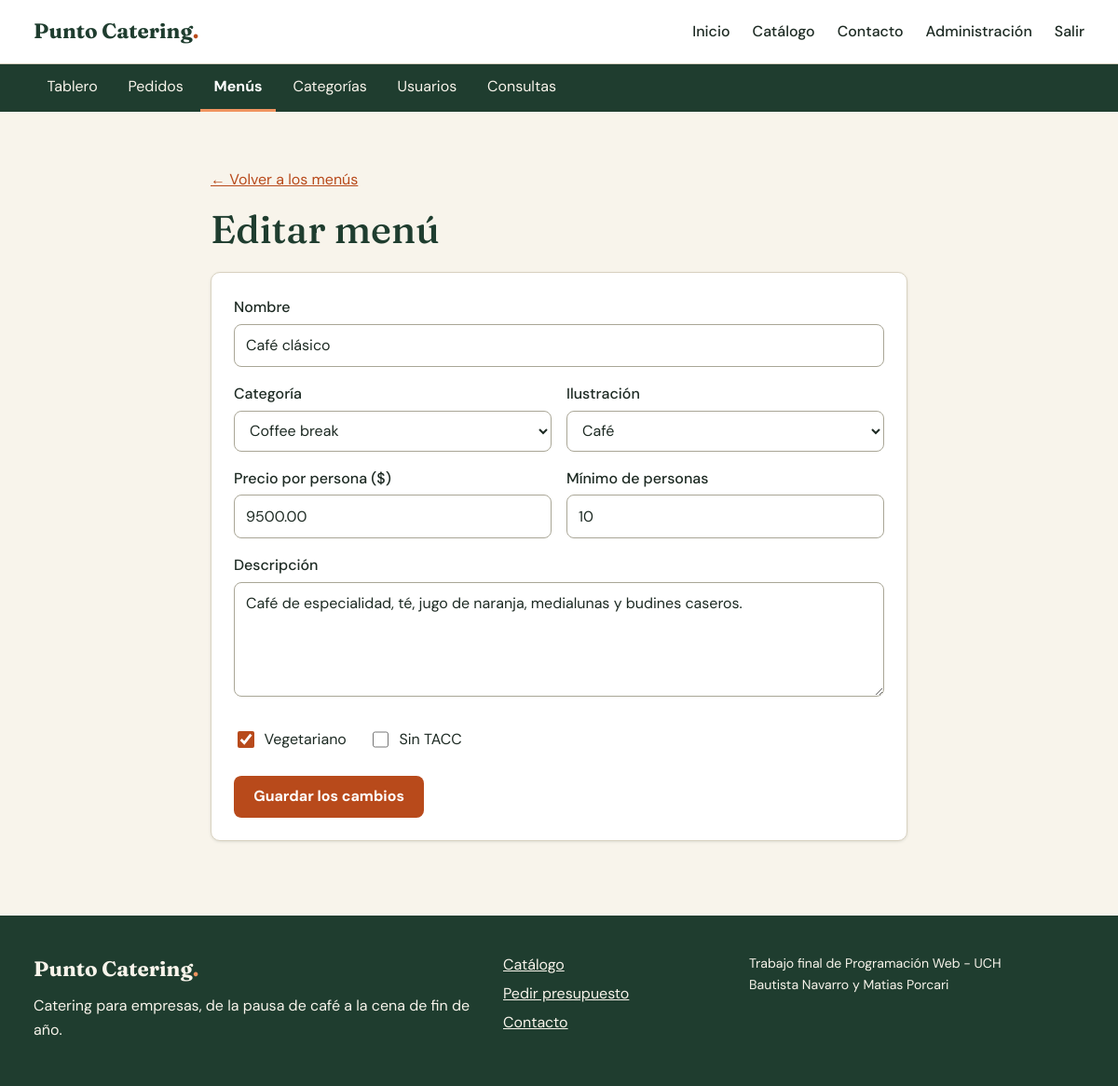
/admin/menu_formulario.php?id=1 (signed in), run on the app's committed database.
### tables this page shows
CREATE TABLE menus (
    id_menu             INT UNSIGNED AUTO_INCREMENT PRIMARY KEY,
    id_categoria        INT UNSIGNED NOT NULL,
    nombre              VARCHAR(100) NOT NULL,
    descripcion         VARCHAR(500) NOT NULL,
    precio_por_persona  DECIMAL(10, 2) NOT NULL,
    minimo_personas     INT UNSIGNED NOT NULL DEFAULT 1,
    es_vegetariano      TINYINT(1) NOT NULL DEFAULT 0,
    es_sin_tacc         TINYINT(1) NOT NULL DEFAULT 0,
    ilustracion         VARCHAR(30) NOT NULL DEFAULT 'buffet',   
    activo              TINYINT(1) NOT NULL DEFAULT 1,           
    CONSTRAINT fk_menus_categoria FOREIGN KEY (id_categoria)
        REFERENCES categorias (id_categoria) ON UPDATE CASCADE ON DELETE RESTRICT
);

CREATE TABLE categorias (
    id_categoria  INT UNSIGNED AUTO_INCREMENT PRIMARY KEY,
    nombre        VARCHAR(60) NOT NULL UNIQUE,
    descripcion   VARCHAR(255) NOT NULL DEFAULT ''
);

### includes/funciones.php (called while the page is built, shortened)
<?php
function ruta_base(): string
{
    static $base = null;
    if ($base === null) {
        $raiz = str_replace('\\', '/', (string) realpath(__DIR__ . '/..'));
        $script = str_replace('\\', '/', (string) realpath($_SERVER['SCRIPT_FILENAME']));
        $relativa = substr($script, strlen($raiz));
        $base = substr($_SERVER['SCRIPT_NAME'], 0, -strlen($relativa));
    }
    return $base;
}
function url(string $ruta = ''): string
{
    return ruta_base() . '/' . ltrim($ruta, '/');
}
function escapar(mixed $valor): string
{
    return htmlspecialchars((string) $valor, ENT_QUOTES, 'UTF-8');
}
function entero_de(array $origen, string $campo): int
{
    $valor = filter_var($origen[$campo] ?? null, FILTER_VALIDATE_INT, ['options' => ['min_range' => 1]]);
    return $valor === false ? 0 : $valor;
}
function atributos_error(array $errores, string $campo): string
{
    return isset($errores[$campo]) ? 'aria-invalid="true" aria-describedby="error-' . escapar($campo) . '"' : '';
}

### includes/conexion.php (called while the page is built, shortened)
<?php
function obtener_conexion(): PDO
{
    static $conexion = null;
    if ($conexion === null) {
        $origen = 'mysql:host=' . BD_SERVIDOR . ';dbname=' . BD_NOMBRE . ';charset=utf8mb4';
        $conexion = new PDO($origen, BD_USUARIO, BD_CONTRASENA, [
            PDO::ATTR_ERRMODE => PDO::ERRMODE_EXCEPTION,
            PDO::ATTR_DEFAULT_FETCH_MODE => PDO::FETCH_ASSOC,
            PDO::ATTR_EMULATE_PREPARES => false,
        ]);
    }
    return $conexion;
}

### includes/catalogo.php (called while the page is built, shortened)
<?php
function obtener_categorias(): array
{
    return obtener_conexion()->query('SELECT * FROM categorias ORDER BY nombre')->fetchAll();
}

### admin/menu_formulario.php (the view, shortened to what this page needs)
<?php
$conexion = obtener_conexion();
$categorias = obtener_categorias();
$id_menu = entero_de($_GET, 'id') ?: null;
$errores = [];
$datos = [
    'id_categoria' => '',
    'nombre' => '',
    'descripcion' => '',
    'precio_por_persona' => '',
    'minimo_personas' => '10',
    'ilustracion' => 'buffet',
    'es_vegetariano' => 0,
    'es_sin_tacc' => 0,
];
if ($id_menu !== null) {
    $consulta = $conexion->prepare('SELECT * FROM menus WHERE id_menu = ?');
    $consulta->execute([$id_menu]);
    $menu = $consulta->fetch();
    $datos = array_intersect_key($menu, $datos);
}
$titulo_pagina = $id_menu === null ? 'Agregar menú' : 'Editar menú';
require __DIR__ . '/../includes/encabezado.php';
?>
<section class="seccion">
    <div class="contenedor contenedor-angosto">
        <p><a href="<?= escapar(url('admin/menus.php')) ?>">← Volver a los menús</a></p>
        <h1><?= escapar($titulo_pagina) ?></h1>
        <form class="tarjeta formulario" method="post" novalidate>
            <div class="campo">
                <label for="nombre">Nombre</label>
                <input id="nombre" name="nombre" required maxlength="100" value="<?= escapar($datos['nombre']) ?>" <?= atributos_error($errores, 'nombre') ?>>
            </div>
            <div class="grilla-campos">
                <div class="campo">
                    <label for="id_categoria">Categoría</label>
                    <select id="id_categoria" name="id_categoria" required <?= atributos_error($errores, 'id_categoria') ?>>
                        <?php foreach ($categorias as $categoria): ?>
                            <option value="<?= (int) $categoria['id_categoria'] ?>" <?= (int) $datos['id_categoria'] === (int) $categoria['id_categoria'] ? 'selected' : '' ?>><?= escapar($categoria['nombre']) ?></option>
                        <?php endforeach; ?>
                    </select>
                </div>
                <div class="campo">
                    <label for="ilustracion">Ilustración</label>
                    <select id="ilustracion" name="ilustracion" <?= atributos_error($errores, 'ilustracion') ?>>
                        <?php foreach (ILUSTRACIONES_MENU as $valor => $texto): ?>
                            <option value="<?= escapar($valor) ?>" <?= $valor === $datos['ilustracion'] ? 'selected' : '' ?>><?= escapar($texto) ?></option>
                        <?php endforeach; ?>
                    </select>
                </div>
                <div class="campo">
                    <label for="precio_por_persona">Precio por persona ($)</label>
                    <input type="number" id="precio_por_persona" name="precio_por_persona" required min="1" step="1" value="<?= escapar($datos['precio_por_persona']) ?>" <?= atributos_error($errores, 'precio_por_persona') ?>>
                </div>
                <div class="campo">
                    <label for="minimo_personas">Mínimo de personas</label>
                    <input type="number" id="minimo_personas" name="minimo_personas" required min="1" max="5000" value="<?= escapar($datos['minimo_personas']) ?>" <?= atributos_error($errores, 'minimo_personas') ?>>
                </div>
            </div>
            <div class="campo">
                <label for="descripcion">Descripción</label>
                <textarea id="descripcion" name="descripcion" rows="4" required maxlength="500" <?= atributos_error($errores, 'descripcion') ?>><?= escapar($datos['descripcion']) ?></textarea>
            </div>
            <div class="grupo-casillas">
                <label class="casilla"><input type="checkbox" name="es_vegetariano" value="1" <?= $datos['es_vegetariano'] ? 'checked' : '' ?>> Vegetariano</label>
                <label class="casilla"><input type="checkbox" name="es_sin_tacc" value="1" <?= $datos['es_sin_tacc'] ? 'checked' : '' ?>> Sin TACC</label>
            </div>
            <button class="boton boton-primario" type="submit"><?= $id_menu === null ? 'Agregar menú' : 'Guardar los cambios' ?></button>
        </form>
    </div>
</section>
<?php require __DIR__ . '/../includes/pie.php'; ?>

### recursos/css/estilos.css (style rules this page uses)
:root { --verde-profundo: #1f3d2f; --verde-medio: #2f5d47; --verde-suave: #e3ece5; --naranja: #b84a1b; --naranja-oscuro: #973a13; --crema: #f8f4eb; --crema-oscuro: #efe8d8; --blanco: #ffffff; --tinta: #1d2a23; --tinta-suave: #56635b; --borde: #d9d2c1; --rojo: #a32c20; --rojo-suave: #fbeae7; --verde-exito-suave: #e1f1e4; --ambar-suave: #fbf0d3; --ambar-texto: #6f4f00; --azul-suave: #e2ecf7; --azul-texto: #1d4c80; --gris-suave: #e9e9e6; --fuente-titulos: "Fraunces", Georgia, "Times New Roman", serif; --fuente-texto: "DM Sans", "Segoe UI", Arial, sans-serif; --radio: 10px; --sombra: 0 1px 3px rgba(31, 61, 47, 0.12); }
*, *::before, *::after { box-sizing: border-box; }
body { margin: 0; min-height: 100vh; display: flex; flex-direction: column; background: var(--crema); color: var(--tinta); font-family: var(--fuente-texto); font-size: 1rem; line-height: 1.6; }
h1, h2, h3 { margin: 0 0 0.5em; font-family: var(--fuente-titulos); font-weight: 500; line-height: 1.2; color: var(--verde-profundo); }
h1 { font-size: clamp(1.9rem, 4vw, 2.6rem); }
p { margin: 0 0 1em; }
a { color: var(--naranja); }
.contenedor { width: 100%; max-width: 1160px; margin-inline: auto; padding-inline: 16px; }
.contenedor-angosto { max-width: 780px; }
.seccion { padding-block: clamp(2rem, 5vw, 4rem); }
.boton { display: inline-block; padding: 0.65rem 1.2rem; border: 2px solid transparent; border-radius: 8px; font: inherit; font-weight: 700; line-height: 1.3; text-align: center; text-decoration: none; cursor: pointer; transition: background-color 0.15s ease, color 0.15s ease; }
.boton-primario { background: var(--naranja); color: var(--blanco); }
.tarjeta { margin-bottom: 1.25rem; padding: 1.5rem; background: var(--blanco); border: 1px solid var(--borde); border-radius: var(--radio); box-shadow: var(--sombra); }
.campo { margin-bottom: 1rem; }
.campo label { display: block; margin-bottom: 0.3rem; font-weight: 500; }
input:not([type="checkbox"]), select, textarea { width: 100%; padding: 0.6rem 0.75rem; border: 1px solid #a9a696; border-radius: 8px; background: var(--blanco); color: var(--tinta); font: inherit; }
input[type="checkbox"] { width: 1.1rem; height: 1.1rem; flex-shrink: 0; accent-color: var(--naranja); }
.casilla { display: inline-flex; align-items: center; gap: 0.5rem; padding-block: 0.6rem; cursor: pointer; }
.grupo-casillas { display: flex; flex-wrap: wrap; gap: 0 1.5rem; margin-bottom: 1rem; }
.grilla-campos { display: grid; gap: 0 1rem; }
@media (min-width: 560px) { .grilla-campos { grid-template-columns: 1fr 1fr; } }

### data on the page
menus: nombre "Café clásico", id_categoria "Coffee break", ilustracion "Café", precio_por_persona "9500.00", minimo_personas "10", descripcion "Café de especialidad, té, jugo de naranja, medialunas y budines caseros.", es_vegetariano "☑"

### other printed values
escapar($texto) "Tablero"
escapar($texto) "Pedidos"
escapar($texto) "Menús"
escapar($texto) "Categorías"
escapar($texto) "Usuarios"
escapar($texto) "Consultas"
escapar($titulo_pagina) "Editar menú"
